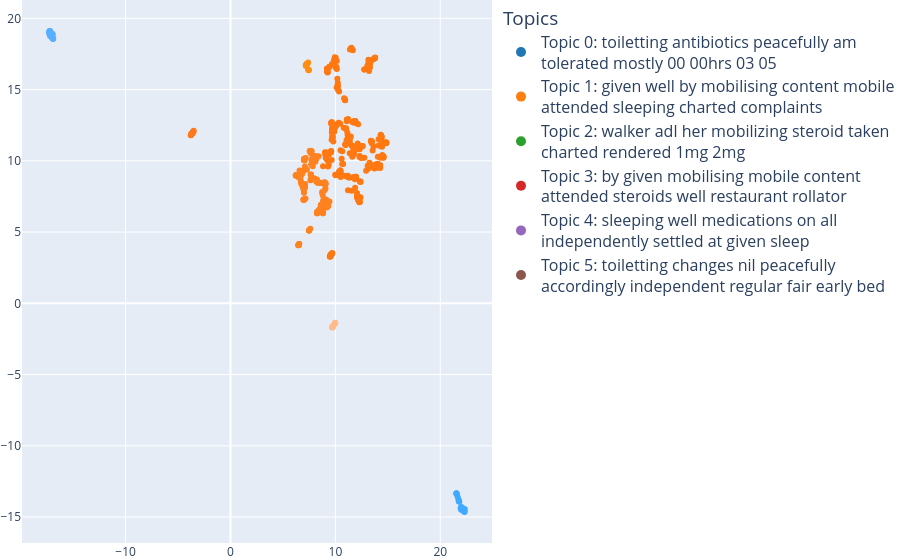
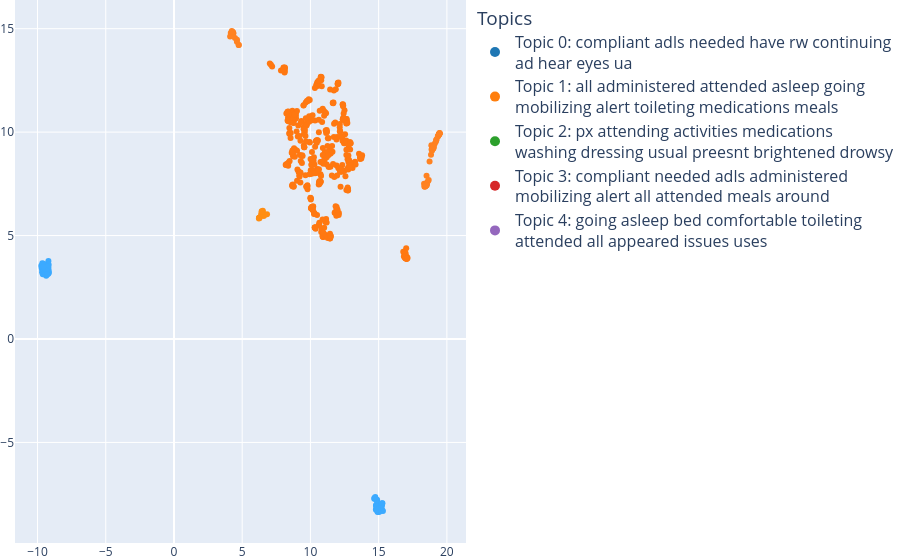
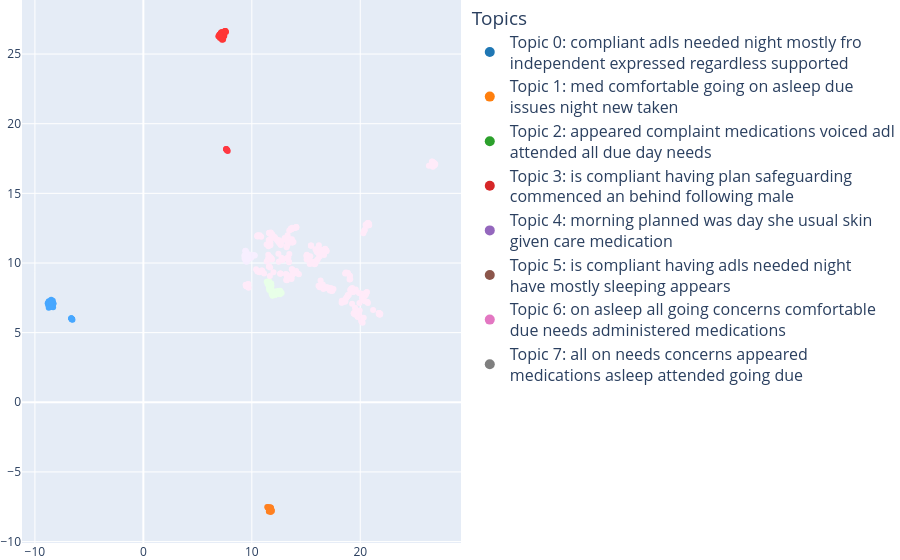
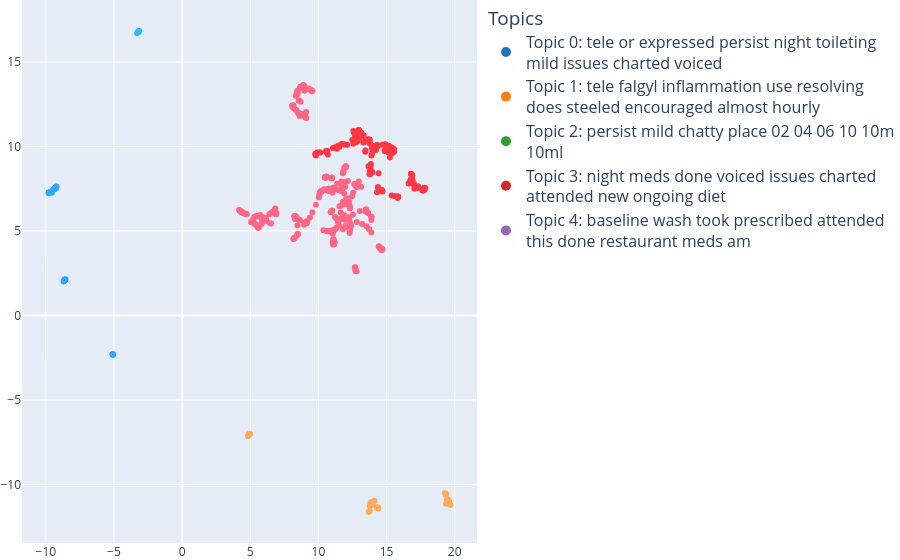

Here is the notebook cell these charts were saved with, in order:
### Code cell
all_texts = []
for key in nurse_notes.keys():
    print(f"-----------{key}-----------")
    matave_analysis(nurse_notes[key], f"./{IMAGE_OUTPUT_FOLDER}/{key}")
    all_texts.extend(nurse_notes[key])

### Figure 1 — Plotly figure (JSON) as saved in the notebook; plotly's stock layout.template omitted (floating-point values rounded to 4 significant figures; data arrays with more than 128 entries replaced by an {"elided": "..."} marker saying what was removed)
{"data": [{"customdata": {"elided": "603x6 float values"}, "hovertemplate": "<b>%{text}</b><br>Topic 0: %{customdata[0]}<br>Topic 1: %{customdata[1]}<br>Topic 2: %{customdata[2]}<br>Topic 3: %{customdata[3]}<br>Topic 4: %{customdata[4]}<br>Topic 5: %{customdata[5]}", "marker": {"color": {"elided": "603 str values"}, "opacity": 1, "size": 6}, "mode": "markers", "showlegend": false, "text": {"elided": "603 str values"}, "type": "scatter", "x": {"elided": "603 float values"}, "y": {"elided": "603 float values"}}, {"marker": {"color": "#1f77b4", "size": 10}, "mode": "markers", "name": "Topic 0: toiletting antibiotics peacefully am<br>tolerated mostly 00 00hrs 03 05", "showlegend": true, "type": "scatter", "x": [null], "y": [null]}, {"marker": {"color": "#ff7f0e", "size": 10}, "mode": "markers", "name": "Topic 1: given well by mobilising content mobile<br>attended sleeping charted complaints", "showlegend": true, "type": "scatter", "x": [null], "y": [null]}, {"marker": {"color": "#2ca02c", "size": 10}, "mode": "markers", "name": "Topic 2: walker adl her mobilizing steroid taken<br>charted rendered 1mg 2mg", "showlegend": true, "type": "scatter", "x": [null], "y": [null]}, {"marker": {"color": "#d62728", "size": 10}, "mode": "markers", "name": "Topic 3: by given mobilising mobile content<br>attended steroids well restaurant rollator", "showlegend": true, "type": "scatter", "x": [null], "y": [null]}, {"marker": {"color": "#9467bd", "size": 10}, "mode": "markers", "name": "Topic 4: sleeping well medications on all<br>independently settled at given sleep", "showlegend": true, "type": "scatter", "x": [null], "y": [null]}, {"marker": {"color": "#8c564b", "size": 10}, "mode": "markers", "name": "Topic 5: toiletting changes nil peacefully<br>accordingly independent regular fair early bed", "showlegend": true, "type": "scatter", "x": [null], "y": [null]}], "layout": {"legend": {"font": {"size": 16}, "itemclick": false, "itemdoubleclick": false, "title": {"text": "Topics"}}, "margin": {"b": 0, "l": 0, "r": 0, "t": 0}, "title": {"text": ""}}}

### Figure 2 — Plotly figure (JSON) as saved in the notebook; plotly's stock layout.template omitted (floating-point values rounded to 4 significant figures; data arrays with more than 128 entries replaced by an {"elided": "..."} marker saying what was removed)
{"data": [{"customdata": {"elided": "630x5 float values"}, "hovertemplate": "<b>%{text}</b><br>Topic 0: %{customdata[0]}<br>Topic 1: %{customdata[1]}<br>Topic 2: %{customdata[2]}<br>Topic 3: %{customdata[3]}<br>Topic 4: %{customdata[4]}", "marker": {"color": {"elided": "630 str values"}, "opacity": 1, "size": 6}, "mode": "markers", "showlegend": false, "text": {"elided": "630 str values"}, "type": "scatter", "x": {"elided": "630 float values"}, "y": {"elided": "630 float values"}}, {"marker": {"color": "#1f77b4", "size": 10}, "mode": "markers", "name": "Topic 0: compliant adls needed have rw continuing<br>ad hear eyes ua", "showlegend": true, "type": "scatter", "x": [null], "y": [null]}, {"marker": {"color": "#ff7f0e", "size": 10}, "mode": "markers", "name": "Topic 1: all administered attended asleep going<br>mobilizing alert toileting medications meals", "showlegend": true, "type": "scatter", "x": [null], "y": [null]}, {"marker": {"color": "#2ca02c", "size": 10}, "mode": "markers", "name": "Topic 2: px attending activities medications<br>washing dressing usual preesnt brightened drowsy", "showlegend": true, "type": "scatter", "x": [null], "y": [null]}, {"marker": {"color": "#d62728", "size": 10}, "mode": "markers", "name": "Topic 3: compliant needed adls administered<br>mobilizing alert all attended meals around", "showlegend": true, "type": "scatter", "x": [null], "y": [null]}, {"marker": {"color": "#9467bd", "size": 10}, "mode": "markers", "name": "Topic 4: going asleep bed comfortable toileting<br>attended all appeared issues uses", "showlegend": true, "type": "scatter", "x": [null], "y": [null]}], "layout": {"legend": {"font": {"size": 16}, "itemclick": false, "itemdoubleclick": false, "title": {"text": "Topics"}}, "margin": {"b": 0, "l": 0, "r": 0, "t": 0}, "title": {"text": ""}}}

### Figure 3 — Plotly figure (JSON) as saved in the notebook; plotly's stock layout.template omitted (floating-point values rounded to 4 significant figures; data arrays with more than 128 entries replaced by an {"elided": "..."} marker saying what was removed)
{"data": [{"customdata": {"elided": "579x8 float values"}, "hovertemplate": "<b>%{text}</b><br>Topic 0: %{customdata[0]}<br>Topic 1: %{customdata[1]}<br>Topic 2: %{customdata[2]}<br>Topic 3: %{customdata[3]}<br>Topic 4: %{customdata[4]}<br>Topic 5: %{customdata[5]}<br>Topic 6: %{customdata[6]}<br>Topic 7: %{customdata[7]}", "marker": {"color": {"elided": "579 str values"}, "opacity": 1, "size": 6}, "mode": "markers", "showlegend": false, "text": {"elided": "579 str values"}, "type": "scatter", "x": {"elided": "579 float values"}, "y": {"elided": "579 float values"}}, {"marker": {"color": "#1f77b4", "size": 10}, "mode": "markers", "name": "Topic 0: compliant adls needed night mostly fro<br>independent expressed regardless supported", "showlegend": true, "type": "scatter", "x": [null], "y": [null]}, {"marker": {"color": "#ff7f0e", "size": 10}, "mode": "markers", "name": "Topic 1: med comfortable going on asleep due<br>issues night new taken", "showlegend": true, "type": "scatter", "x": [null], "y": [null]}, {"marker": {"color": "#2ca02c", "size": 10}, "mode": "markers", "name": "Topic 2: appeared complaint medications voiced adl<br>attended all due day needs", "showlegend": true, "type": "scatter", "x": [null], "y": [null]}, {"marker": {"color": "#d62728", "size": 10}, "mode": "markers", "name": "Topic 3: is compliant having plan safeguarding<br>commenced an behind following male", "showlegend": true, "type": "scatter", "x": [null], "y": [null]}, {"marker": {"color": "#9467bd", "size": 10}, "mode": "markers", "name": "Topic 4: morning planned was day she usual skin<br>given care medication", "showlegend": true, "type": "scatter", "x": [null], "y": [null]}, {"marker": {"color": "#8c564b", "size": 10}, "mode": "markers", "name": "Topic 5: is compliant having adls needed night<br>have mostly sleeping appears", "showlegend": true, "type": "scatter", "x": [null], "y": [null]}, {"marker": {"color": "#e377c2", "size": 10}, "mode": "markers", "name": "Topic 6: on asleep all going concerns comfortable<br>due needs administered medications", "showlegend": true, "type": "scatter", "x": [null], "y": [null]}, {"marker": {"color": "#7f7f7f", "size": 10}, "mode": "markers", "name": "Topic 7: all on needs concerns appeared<br>medications asleep attended going due", "showlegend": true, "type": "scatter", "x": [null], "y": [null]}], "layout": {"legend": {"font": {"size": 16}, "itemclick": false, "itemdoubleclick": false, "title": {"text": "Topics"}}, "margin": {"b": 0, "l": 0, "r": 0, "t": 0}, "title": {"text": ""}}}

### Figure 4 — Plotly figure (JSON) as saved in the notebook; plotly's stock layout.template omitted (floating-point values rounded to 4 significant figures; data arrays with more than 128 entries replaced by an {"elided": "..."} marker saying what was removed)
{"data": [{"customdata": {"elided": "611x5 float values"}, "hovertemplate": "<b>%{text}</b><br>Topic 0: %{customdata[0]}<br>Topic 1: %{customdata[1]}<br>Topic 2: %{customdata[2]}<br>Topic 3: %{customdata[3]}<br>Topic 4: %{customdata[4]}", "marker": {"color": {"elided": "611 str values"}, "opacity": 1, "size": 6}, "mode": "markers", "showlegend": false, "text": {"elided": "611 str values"}, "type": "scatter", "x": {"elided": "611 float values"}, "y": {"elided": "611 float values"}}, {"marker": {"color": "#1f77b4", "size": 10}, "mode": "markers", "name": "Topic 0: tele or expressed persist night toileting<br>mild issues charted voiced", "showlegend": true, "type": "scatter", "x": [null], "y": [null]}, {"marker": {"color": "#ff7f0e", "size": 10}, "mode": "markers", "name": "Topic 1: tele falgyl inflammation use resolving<br>does steeled encouraged almost hourly", "showlegend": true, "type": "scatter", "x": [null], "y": [null]}, {"marker": {"color": "#2ca02c", "size": 10}, "mode": "markers", "name": "Topic 2: persist mild chatty place 02 04 06 10 10m<br>10ml", "showlegend": true, "type": "scatter", "x": [null], "y": [null]}, {"marker": {"color": "#d62728", "size": 10}, "mode": "markers", "name": "Topic 3: night meds done voiced issues charted<br>attended new ongoing diet", "showlegend": true, "type": "scatter", "x": [null], "y": [null]}, {"marker": {"color": "#9467bd", "size": 10}, "mode": "markers", "name": "Topic 4: baseline wash took prescribed attended<br>this done restaurant meds am", "showlegend": true, "type": "scatter", "x": [null], "y": [null]}], "layout": {"legend": {"font": {"size": 16}, "itemclick": false, "itemdoubleclick": false, "title": {"text": "Topics"}}, "margin": {"b": 0, "l": 0, "r": 0, "t": 0}, "title": {"text": ""}}}
